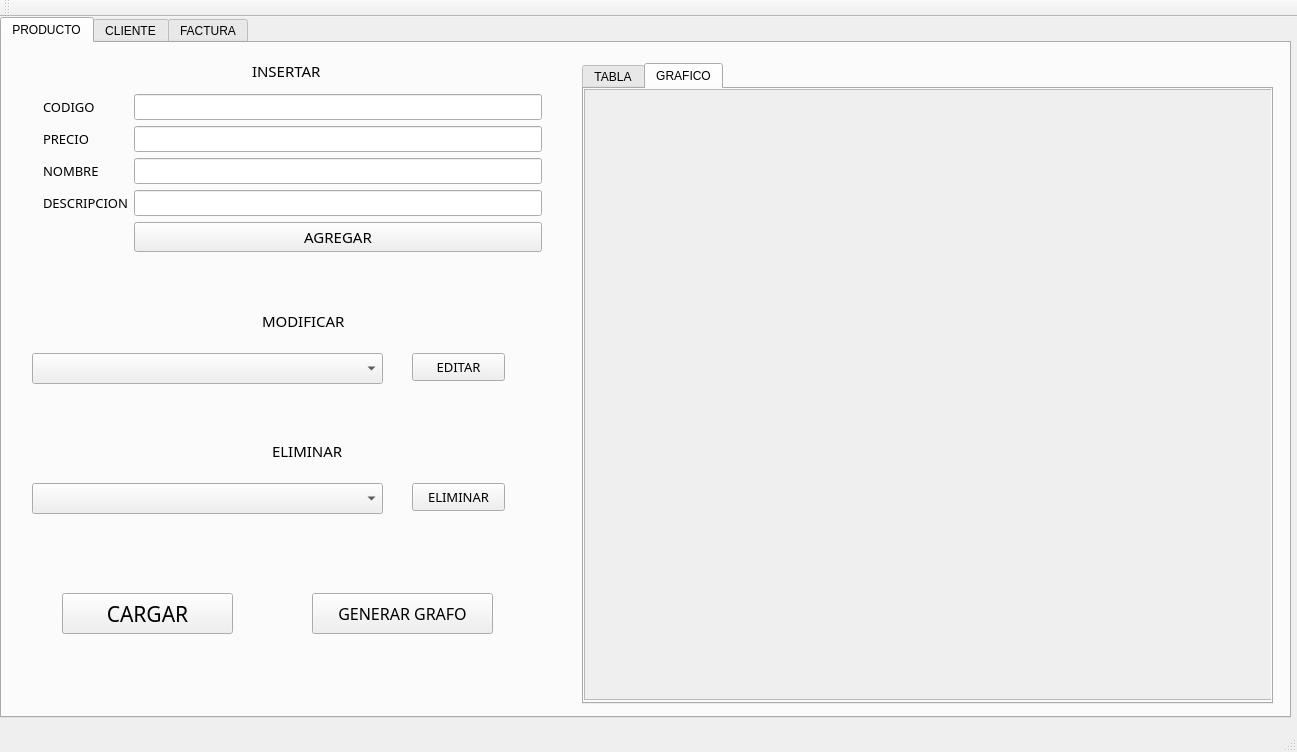
<?xml version="1.0" encoding="UTF-8"?>
<ui version="4.0">
 <class>MainWindow</class>
 <widget class="QMainWindow" name="MainWindow">
  <property name="geometry">
   <rect>
    <x>0</x>
    <y>0</y>
    <width>1297</width>
    <height>752</height>
   </rect>
  </property>
  <property name="windowTitle">
   <string>MainWindow</string>
  </property>
  <widget class="QWidget" name="centralWidget">
   <widget class="QTabWidget" name="tabWidget">
    <property name="geometry">
     <rect>
      <x>0</x>
      <y>0</y>
      <width>1291</width>
      <height>701</height>
     </rect>
    </property>
    <property name="currentIndex">
     <number>0</number>
    </property>
    <widget class="QWidget" name="tab">
     <attribute name="title">
      <string>PRODUCTO</string>
     </attribute>
     <widget class="QWidget" name="formLayoutWidget">
      <property name="geometry">
       <rect>
        <x>30</x>
        <y>40</y>
        <width>521</width>
        <height>268</height>
       </rect>
      </property>
      <layout class="QFormLayout" name="formLayout">
       <item row="0" column="0">
        <widget class="QLabel" name="label">
         <property name="font">
          <font>
           <family>MV Boli</family>
           <pointsize>10</pointsize>
          </font>
         </property>
         <property name="text">
          <string>CODIGO</string>
         </property>
        </widget>
       </item>
       <item row="0" column="1">
        <widget class="QLineEdit" name="insertarCodigo">
         <property name="font">
          <font>
           <family>MV Boli</family>
           <pointsize>10</pointsize>
          </font>
         </property>
        </widget>
       </item>
       <item row="1" column="0">
        <widget class="QLabel" name="label_3">
         <property name="font">
          <font>
           <family>MV Boli</family>
           <pointsize>10</pointsize>
          </font>
         </property>
         <property name="text">
          <string>PRECIO</string>
         </property>
        </widget>
       </item>
       <item row="1" column="1">
        <widget class="QLineEdit" name="insertarPrecio">
         <property name="font">
          <font>
           <family>MV Boli</family>
           <pointsize>10</pointsize>
          </font>
         </property>
        </widget>
       </item>
       <item row="2" column="0">
        <widget class="QLabel" name="label_2">
         <property name="font">
          <font>
           <family>MV Boli</family>
           <pointsize>10</pointsize>
          </font>
         </property>
         <property name="text">
          <string>NOMBRE</string>
         </property>
        </widget>
       </item>
       <item row="2" column="1">
        <widget class="QLineEdit" name="insertarNombre">
         <property name="font">
          <font>
           <family>MV Boli</family>
           <pointsize>10</pointsize>
          </font>
         </property>
        </widget>
       </item>
       <item row="3" column="0">
        <widget class="QLabel" name="label_4">
         <property name="font">
          <font>
           <family>MV Boli</family>
           <pointsize>10</pointsize>
          </font>
         </property>
         <property name="text">
          <string>DESCRIPCION</string>
         </property>
        </widget>
       </item>
       <item row="3" column="1">
        <widget class="QLineEdit" name="insertarDescripcion">
         <property name="font">
          <font>
           <family>MV Boli</family>
           <pointsize>10</pointsize>
          </font>
         </property>
        </widget>
       </item>
       <item row="4" column="1">
        <widget class="QPushButton" name="insertarBoton">
         <property name="font">
          <font>
           <family>MV Boli</family>
           <pointsize>11</pointsize>
          </font>
         </property>
         <property name="text">
          <string>AGREGAR</string>
         </property>
        </widget>
       </item>
      </layout>
     </widget>
     <widget class="QLabel" name="label_5">
      <property name="geometry">
       <rect>
        <x>250</x>
        <y>20</y>
        <width>101</width>
        <height>16</height>
       </rect>
      </property>
      <property name="font">
       <font>
        <family>MV Boli</family>
        <pointsize>11</pointsize>
       </font>
      </property>
      <property name="text">
       <string>INSERTAR</string>
      </property>
     </widget>
     <widget class="QLabel" name="label_6">
      <property name="geometry">
       <rect>
        <x>260</x>
        <y>270</y>
        <width>101</width>
        <height>16</height>
       </rect>
      </property>
      <property name="font">
       <font>
        <family>MV Boli</family>
        <pointsize>11</pointsize>
       </font>
      </property>
      <property name="text">
       <string>MODIFICAR</string>
      </property>
     </widget>
     <widget class="QComboBox" name="comboBoxEditar">
      <property name="geometry">
       <rect>
        <x>30</x>
        <y>310</y>
        <width>351</width>
        <height>31</height>
       </rect>
      </property>
      <property name="font">
       <font>
        <family>MV Boli</family>
        <pointsize>10</pointsize>
       </font>
      </property>
     </widget>
     <widget class="QPushButton" name="editarBoton">
      <property name="geometry">
       <rect>
        <x>410</x>
        <y>310</y>
        <width>93</width>
        <height>28</height>
       </rect>
      </property>
      <property name="font">
       <font>
        <family>MV Boli</family>
        <pointsize>10</pointsize>
       </font>
      </property>
      <property name="text">
       <string>EDITAR</string>
      </property>
     </widget>
     <widget class="QLabel" name="label_7">
      <property name="geometry">
       <rect>
        <x>270</x>
        <y>400</y>
        <width>101</width>
        <height>16</height>
       </rect>
      </property>
      <property name="font">
       <font>
        <family>MV Boli</family>
        <pointsize>11</pointsize>
       </font>
      </property>
      <property name="text">
       <string>ELIMINAR</string>
      </property>
     </widget>
     <widget class="QComboBox" name="comboBoxEliminar">
      <property name="geometry">
       <rect>
        <x>30</x>
        <y>440</y>
        <width>351</width>
        <height>31</height>
       </rect>
      </property>
      <property name="font">
       <font>
        <family>MV Boli</family>
        <pointsize>10</pointsize>
       </font>
      </property>
     </widget>
     <widget class="QPushButton" name="borrarBoton">
      <property name="geometry">
       <rect>
        <x>410</x>
        <y>440</y>
        <width>93</width>
        <height>28</height>
       </rect>
      </property>
      <property name="font">
       <font>
        <family>MV Boli</family>
        <pointsize>10</pointsize>
       </font>
      </property>
      <property name="text">
       <string>ELIMINAR</string>
      </property>
     </widget>
     <widget class="QPushButton" name="pushButton_9">
      <property name="geometry">
       <rect>
        <x>60</x>
        <y>550</y>
        <width>171</width>
        <height>41</height>
       </rect>
      </property>
      <property name="font">
       <font>
        <family>MV Boli</family>
        <pointsize>16</pointsize>
       </font>
      </property>
      <property name="text">
       <string>CARGAR</string>
      </property>
     </widget>
     <widget class="QTabWidget" name="tabWidget_2">
      <property name="geometry">
       <rect>
        <x>580</x>
        <y>20</y>
        <width>691</width>
        <height>641</height>
       </rect>
      </property>
      <property name="currentIndex">
       <number>1</number>
      </property>
      <widget class="QWidget" name="tab_10">
       <attribute name="title">
        <string>TABLA</string>
       </attribute>
       <widget class="QTableWidget" name="tableWidget">
        <property name="geometry">
         <rect>
          <x>-5</x>
          <y>1</y>
          <width>691</width>
          <height>611</height>
         </rect>
        </property>
        <column>
         <property name="text">
          <string>CODIGO</string>
         </property>
        </column>
        <column>
         <property name="text">
          <string>PRECIO</string>
         </property>
        </column>
        <column>
         <property name="text">
          <string>NOMBRE</string>
         </property>
        </column>
        <column>
         <property name="text">
          <string>DESCRIPCION</string>
         </property>
        </column>
       </widget>
      </widget>
      <widget class="QWidget" name="tab_11">
       <attribute name="title">
        <string>GRAFICO</string>
       </attribute>
       <widget class="QScrollArea" name="scrollAreaP">
        <property name="geometry">
         <rect>
          <x>0</x>
          <y>0</y>
          <width>691</width>
          <height>611</height>
         </rect>
        </property>
        <property name="widgetResizable">
         <bool>true</bool>
        </property>
        <widget class="QWidget" name="scrollAreaWidgetContents_2">
         <property name="geometry">
          <rect>
           <x>0</x>
           <y>0</y>
           <width>689</width>
           <height>609</height>
          </rect>
         </property>
         <widget class="QLabel" name="repo">
          <property name="geometry">
           <rect>
            <x>0</x>
            <y>0</y>
            <width>681</width>
            <height>611</height>
           </rect>
          </property>
          <property name="text">
           <string/>
          </property>
         </widget>
        </widget>
       </widget>
      </widget>
     </widget>
     <widget class="QPushButton" name="pushButton">
      <property name="geometry">
       <rect>
        <x>310</x>
        <y>550</y>
        <width>181</width>
        <height>41</height>
       </rect>
      </property>
      <property name="font">
       <font>
        <family>MV Boli</family>
        <pointsize>12</pointsize>
       </font>
      </property>
      <property name="text">
       <string>GENERAR GRAFO</string>
      </property>
     </widget>
    </widget>
    <widget class="QWidget" name="tab_2">
     <attribute name="title">
      <string>CLIENTE</string>
     </attribute>
     <widget class="QWidget" name="formLayoutWidget_5">
      <property name="geometry">
       <rect>
        <x>20</x>
        <y>50</y>
        <width>621</width>
        <height>151</height>
       </rect>
      </property>
      <layout class="QFormLayout" name="formLayout_5">
       <item row="0" column="0">
        <widget class="QLabel" name="label_43">
         <property name="font">
          <font>
           <family>MV Boli</family>
           <pointsize>9</pointsize>
          </font>
         </property>
         <property name="text">
          <string>NIT</string>
         </property>
        </widget>
       </item>
       <item row="0" column="1">
        <widget class="QLineEdit" name="lineEdit_17">
         <property name="font">
          <font>
           <family>MV Boli</family>
           <pointsize>9</pointsize>
          </font>
         </property>
        </widget>
       </item>
       <item row="1" column="0">
        <widget class="QLabel" name="label_44">
         <property name="font">
          <font>
           <family>MV Boli</family>
           <pointsize>9</pointsize>
          </font>
         </property>
         <property name="text">
          <string>NOMBRE</string>
         </property>
        </widget>
       </item>
       <item row="1" column="1">
        <widget class="QLineEdit" name="lineEdit_18">
         <property name="font">
          <font>
           <family>MV Boli</family>
           <pointsize>9</pointsize>
          </font>
         </property>
        </widget>
       </item>
       <item row="2" column="0">
        <widget class="QLabel" name="label_45">
         <property name="font">
          <font>
           <family>MV Boli</family>
           <pointsize>9</pointsize>
          </font>
         </property>
         <property name="text">
          <string>COMPRAS</string>
         </property>
        </widget>
       </item>
       <item row="2" column="1">
        <widget class="QLineEdit" name="lineEdit_19">
         <property name="font">
          <font>
           <family>MV Boli</family>
           <pointsize>9</pointsize>
          </font>
         </property>
        </widget>
       </item>
       <item row="3" column="1">
        <widget class="QPushButton" name="pushButton_11">
         <property name="font">
          <font>
           <family>MV Boli</family>
           <pointsize>9</pointsize>
          </font>
         </property>
         <property name="text">
          <string>AGREGAR</string>
         </property>
        </widget>
       </item>
      </layout>
     </widget>
     <widget class="QLabel" name="label_22">
      <property name="geometry">
       <rect>
        <x>310</x>
        <y>20</y>
        <width>91</width>
        <height>21</height>
       </rect>
      </property>
      <property name="font">
       <font>
        <family>MV Boli</family>
        <pointsize>10</pointsize>
       </font>
      </property>
      <property name="text">
       <string>INSERTAR</string>
      </property>
     </widget>
     <widget class="QLabel" name="label_23">
      <property name="geometry">
       <rect>
        <x>170</x>
        <y>260</y>
        <width>101</width>
        <height>21</height>
       </rect>
      </property>
      <property name="font">
       <font>
        <family>MV Boli</family>
        <pointsize>10</pointsize>
       </font>
      </property>
      <property name="text">
       <string>MODIFICAR</string>
      </property>
     </widget>
     <widget class="QComboBox" name="comboBox_15">
      <property name="geometry">
       <rect>
        <x>30</x>
        <y>300</y>
        <width>391</width>
        <height>31</height>
       </rect>
      </property>
      <property name="font">
       <font>
        <family>MV Boli</family>
        <pointsize>9</pointsize>
       </font>
      </property>
     </widget>
     <widget class="QPushButton" name="buscarCliente">
      <property name="geometry">
       <rect>
        <x>500</x>
        <y>300</y>
        <width>93</width>
        <height>31</height>
       </rect>
      </property>
      <property name="font">
       <font>
        <family>MV Boli</family>
        <pointsize>10</pointsize>
       </font>
      </property>
      <property name="text">
       <string>EDITAR</string>
      </property>
     </widget>
     <widget class="QLabel" name="label_46">
      <property name="geometry">
       <rect>
        <x>170</x>
        <y>370</y>
        <width>101</width>
        <height>21</height>
       </rect>
      </property>
      <property name="font">
       <font>
        <family>MV Boli</family>
        <pointsize>10</pointsize>
       </font>
      </property>
      <property name="text">
       <string>ELIMINAR</string>
      </property>
     </widget>
     <widget class="QComboBox" name="comboBox_7">
      <property name="geometry">
       <rect>
        <x>30</x>
        <y>430</y>
        <width>391</width>
        <height>31</height>
       </rect>
      </property>
     </widget>
     <widget class="QPushButton" name="eliminarCliente">
      <property name="geometry">
       <rect>
        <x>510</x>
        <y>430</y>
        <width>93</width>
        <height>31</height>
       </rect>
      </property>
      <property name="font">
       <font>
        <family>MV Boli</family>
        <pointsize>10</pointsize>
       </font>
      </property>
      <property name="text">
       <string>ELIMINAR</string>
      </property>
     </widget>
     <widget class="QPushButton" name="cargarCliente">
      <property name="geometry">
       <rect>
        <x>260</x>
        <y>540</y>
        <width>171</width>
        <height>61</height>
       </rect>
      </property>
      <property name="font">
       <font>
        <family>MV Boli</family>
        <pointsize>16</pointsize>
       </font>
      </property>
      <property name="text">
       <string>CARGAR</string>
      </property>
     </widget>
     <widget class="QTabWidget" name="tabWidget_3">
      <property name="geometry">
       <rect>
        <x>660</x>
        <y>10</y>
        <width>621</width>
        <height>651</height>
       </rect>
      </property>
      <property name="currentIndex">
       <number>0</number>
      </property>
      <widget class="QWidget" name="tab_27">
       <attribute name="title">
        <string>TABLA</string>
       </attribute>
       <widget class="QTableWidget" name="tableWidget_2">
        <property name="geometry">
         <rect>
          <x>-5</x>
          <y>1</y>
          <width>571</width>
          <height>591</height>
         </rect>
        </property>
        <column>
         <property name="text">
          <string>NIT</string>
         </property>
        </column>
        <column>
         <property name="text">
          <string>NOMBRE</string>
         </property>
        </column>
        <column>
         <property name="text">
          <string>COMPRAS</string>
         </property>
        </column>
       </widget>
      </widget>
      <widget class="QWidget" name="tab_28">
       <attribute name="title">
        <string>GRAFICO</string>
       </attribute>
      </widget>
     </widget>
    </widget>
    <widget class="QWidget" name="tab_3">
     <attribute name="title">
      <string>FACTURA</string>
     </attribute>
    </widget>
   </widget>
  </widget>
  <widget class="QMenuBar" name="menuBar">
   <property name="geometry">
    <rect>
     <x>0</x>
     <y>0</y>
     <width>1297</width>
     <height>26</height>
    </rect>
   </property>
  </widget>
  <widget class="QToolBar" name="mainToolBar">
   <attribute name="toolBarArea">
    <enum>TopToolBarArea</enum>
   </attribute>
   <attribute name="toolBarBreak">
    <bool>false</bool>
   </attribute>
  </widget>
  <widget class="QStatusBar" name="statusBar"/>
 </widget>
 <layoutdefault spacing="6" margin="11"/>
 <resources/>
 <connections/>
</ui>
